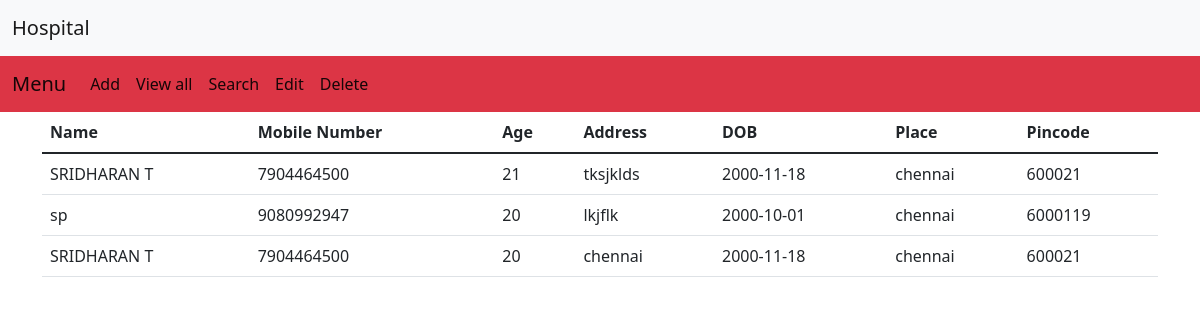
Page /viewall on the earlier database version.
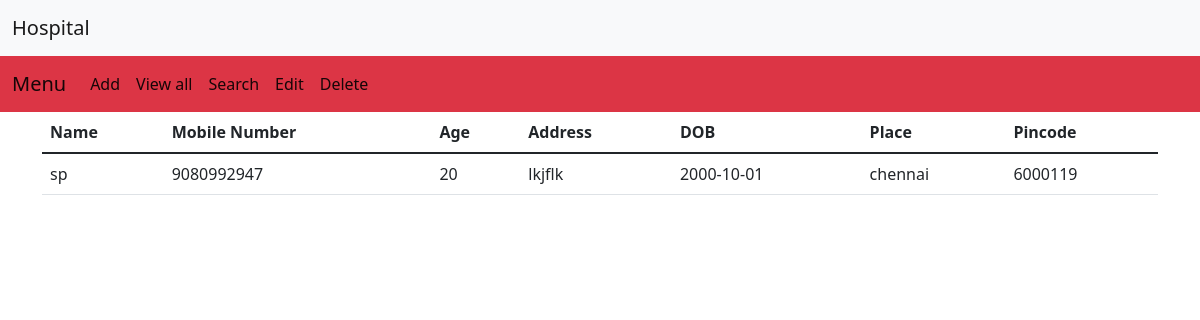
Same page on the later database version.
### tables this page shows
CREATE TABLE patient(
                                ID integer primary key autoincrement,
                                name text,
                                mobnumber integer,
                                age integer,
                                address text,
                                dob text,
                                place text,
                                pincode integer                                                         
                                );

### app.py (the view)
@hospital.route("/viewall")
def view_patient():
    cursor = connection.cursor()
    cursor.execute("select * from patient")
    result = cursor.fetchall()
    return render_template("viewall.html",patient=result)

### templates/viewall.html
{% extends "base.html" %}
{% block content %}
    <div class="container">
        <div class="row">
            <div class="col col-12 col-sm-12 col-md-12 col-lg-12 col-xl-12 col-xxl-12">
                <table class="table">
                    <thead>
                      <tr>
                        <th scope="col">Name</th>
                        <th scope="col">Mobile Number</th>
                        <th scope="col">Age</th>
                        <th scope="col">Address</th>
                        <th scope="col">DOB</th>
                        <th scope="col">Place</th>
                        <th scope="col">Pincode</th>
                      </tr>
                    </thead>
                    <tbody>
                      {% for i in patient %}
                      <tr>
                        <td>{{i[1]}}</td>
                        <td>{{i[2]}}</td>
                        <td>{{i[3]}}</td>
                        <td>{{i[4]}}</td>
                        <td>{{i[5]}}</td>
                        <td>{{i[6]}}</td>
                        <td>{{i[7]}}</td>
                      </tr>
                      {% endfor %}
                    </tbody>
                  </table>
            </div>
        </div>
    </div>
    {% endblock %}

### templates/base.html (shortened to what this page needs)
<!DOCTYPE html>
<html lang="en">
<head>
    <link href="https://cdn.jsdelivr.net/npm/bootstrap@5.1.3/dist/css/bootstrap.min.css" rel="stylesheet">
</head>
<body>
    <nav class="navbar navbar-expand-lg navbar-light bg-light">
        <div class="container-fluid">
          <a class="navbar-brand" href="#">Hospital</a>
        </div>
      </nav>
      <nav class="navbar navbar-expand-lg navbar-light bg-danger">
        <div class="container-fluid">
          <a class="navbar-brand" href="#">Menu</a>
          <div class="collapse navbar-collapse" id="navbarNav">
            <ul class="navbar-nav">
              <li class="nav-item">
                <a class="nav-link active" aria-current="page" href="/dashboard">Add</a>
              </li>
              <li class="nav-item">
                <a class="nav-link active" aria-current="page" href="/viewall">View all</a>
              </li>
              <li class="nav-item">
                <a class="nav-link active" aria-current="page" href="/search">Search</a>
              </li>
              <li class="nav-item">
                <a class="nav-link active" aria-current="page" href="/up">Edit</a>
              </li>
              <li class="nav-item">
                <a class="nav-link active" aria-current="page" href="/delete">Delete</a>
              </li>
            </ul>
          </div>
        </div>
      </nav>
      {% block content %}
      {% endblock %}
</body>
</html>

Differences in the rows shown:
removed patient: name "SRIDHARAN T", mobnumber "7904464500", age "21", address "tksjklds", dob "2000-11-18", place "chennai", pincode "600021"
removed patient: name "SRIDHARAN T", mobnumber "7904464500", age "20", address "chennai", dob "2000-11-18", place "chennai", pincode "600021"
